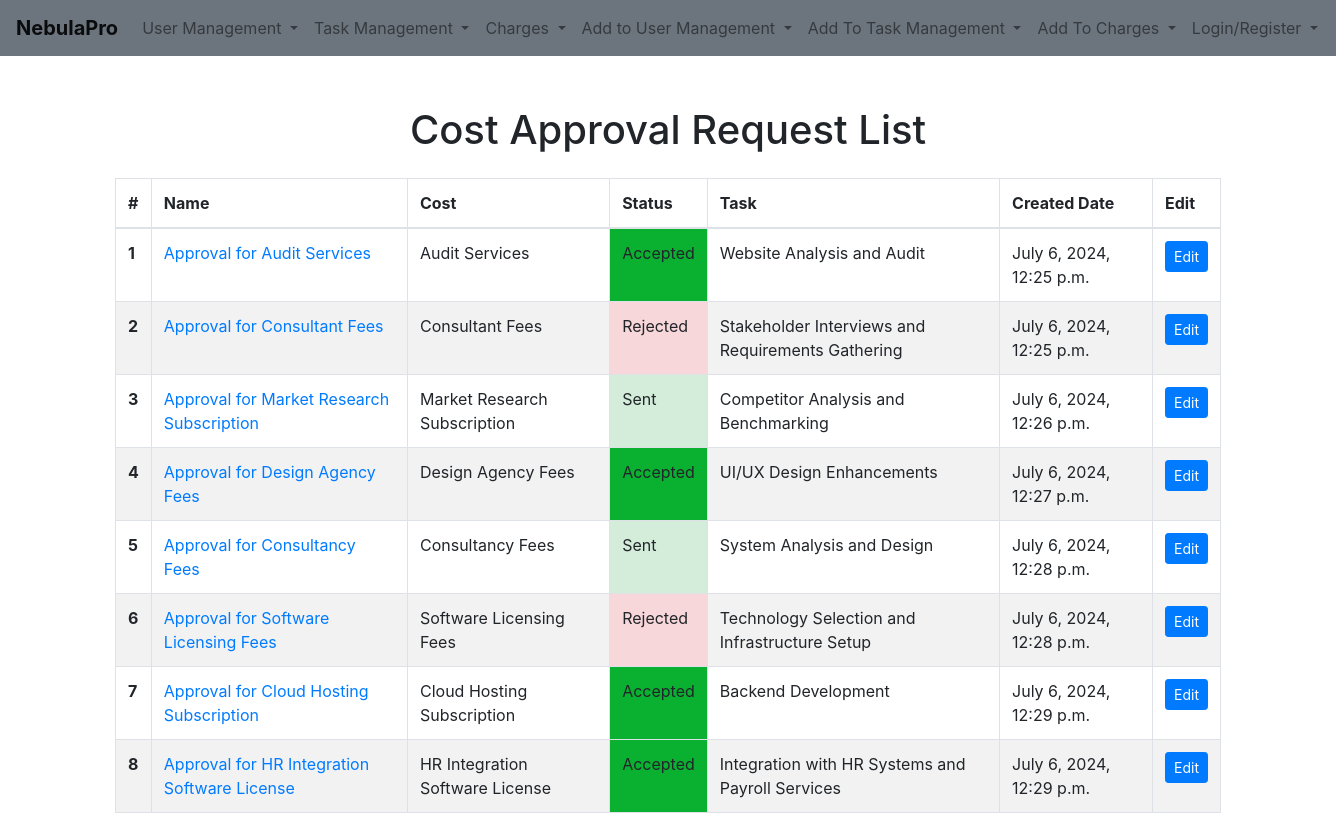
The page /cost-approval-requests/ on the database as committed earlier.
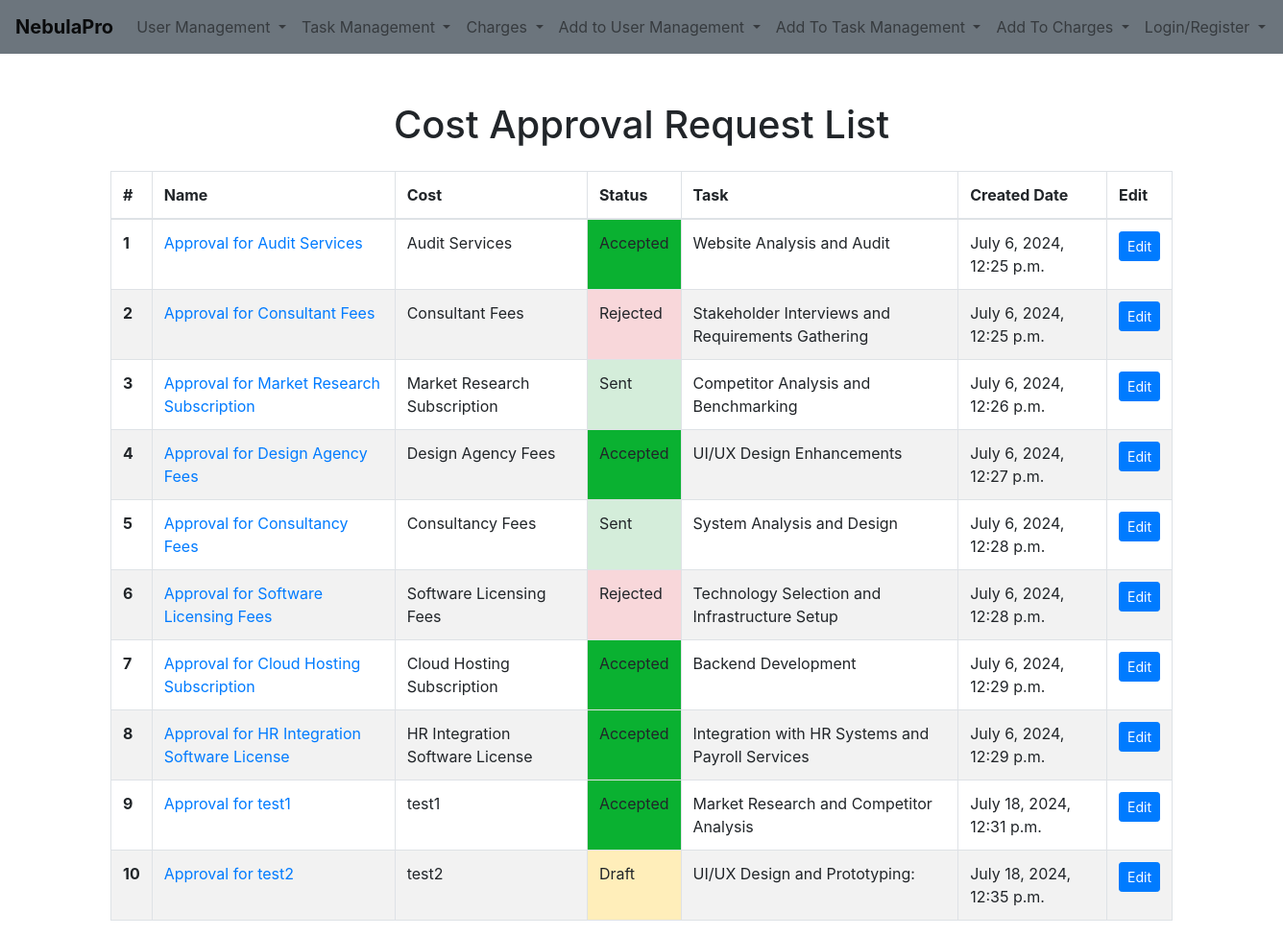
The same page on the database as committed later.
### charges/models.py (models this page shows, shortened)
class CostApprovalRequest(models.Model):
    name = models.CharField(max_length=225)
    cost = models.ForeignKey(Cost, null = False, on_delete=models.CASCADE)
    status = models.CharField(max_length=225, choices=COST_APPROVAL_REQUEST_STATUS_CHOICES, default = 'draft')
    task = models.ForeignKey(Task, null = False, on_delete=models.CASCADE)
    created_date = models.DateTimeField(auto_now_add=True)

class Cost(models.Model):
    name = models.CharField(max_length=225)
    amount = models.DecimalField(max_digits=10, decimal_places=2)
    client = models.ForeignKey(Client, null = False, on_delete=models.CASCADE)
    task = models.ForeignKey(Task, null = False, on_delete=models.CASCADE)
    description = models.TextField()
    project = models.ForeignKey(Project, null = False, on_delete=models.CASCADE)
    status = models.CharField(max_length=225, choices=COST_STATUS_CHOICES, default = 'requested')
    created_date = models.DateTimeField(auto_now_add=True)
    def __str__(self):
        return self.name

### task_management/models.py (models this page shows)
class Task(models.Model):
    title = models.CharField(max_length=225)
    project = models.ForeignKey(Project, null = True, on_delete=models.CASCADE)
    status = models.CharField(max_length=225, choices=TASK_STATUS_CHOICES, default = 'back_log')
    reporter = models.ForeignKey(User, related_name='reported_tasks', null = True, on_delete=models.SET_NULL)
    assignee = models.ForeignKey(User, related_name='assigned_tasks', null = True, on_delete=models.SET_NULL)
    created_date = models.DateTimeField(auto_now_add=True)
    deadline_date = models.DateField()
    last_modified_date = models.DateTimeField()
    last_modified_by = models.ForeignKey(User, related_name='modified_tasks', null = True, on_delete=models.SET_NULL)
    def __str__(self):
        return self.title

### charges/views.py (the view)
# urls.py: path('cost-approval-requests/', CostApprovalRequestsView.as_view(), name='cost-approval-requests-list'),
class CostApprovalRequestsView(ListView):
    model = CostApprovalRequest
    template_name = 'lists/cost_approval_requests.html'
    context_object_name = 'cost_approval_requests'

### charges/templates/lists/cost_approval_requests.html (shortened to what this page needs)
{% extends 'base.html' %}
{% load static %}
{% block extra_css %}
<link rel="stylesheet" href="{% static 'css/charges/cost_approval_requests.css' %}">
{% endblock %}
{% block content %}
    {% include 'components/cost_approval_requests_table.html' %}
{% endblock %}

### nebula_app/templates/base.html (shortened to what this page needs)
{% load static %}
<!doctype html>
<html lang="en">
  <head>
    <link rel="stylesheet" href="https://cdn.jsdelivr.net/npm/bootstrap@4.6.2/dist/css/bootstrap.min.css">
    {% block extra_css %}{% endblock %}
  </head>
  <body>
    {% include 'navbar.html' %}
    <div class="main-content">
      {% block content %}
      {% endblock %}
    </div>
  </body>
</html>

### nebula_app/templates/navbar.html (shortened to what this page needs)
<nav class="navbar navbar-expand-lg navbar-light bg-secondary">
    <a class="navbar-brand" href="{% url 'home' %}"><strong>NebulaPro</strong></a>
    <div class="collapse navbar-collapse" id="navbarSupportedContent">
      <ul class="navbar-nav mr-auto">
        <li class="nav-item dropdown">
          <a class="nav-link dropdown-toggle" href="#" role="button" data-toggle="dropdown" aria-expanded="false">
            User Management
          </a>
        </li>
        <li class="nav-item dropdown">
          <a class="nav-link dropdown-toggle" href="#" role="button" data-toggle="dropdown" aria-expanded="false">
            Task Management
          </a>
        </li>
        <li class="nav-item dropdown">
          <a class="nav-link dropdown-toggle" href="#" role="button" data-toggle="dropdown" aria-expanded="false">
            Charges
          </a>
        </li>
        <li class="nav-item dropdown">
          <a class="nav-link dropdown-toggle" href="#" role="button" data-toggle="dropdown" aria-expanded="false">
            Add to User Management
          </a>
        </li>
        <li class="nav-item dropdown">
          <a class="nav-link dropdown-toggle" href="#" role="button" data-toggle="dropdown" aria-expanded="false">
            Add To Task Management
          </a>
        </li>
        <li class="nav-item dropdown">
          <a class="nav-link dropdown-toggle" href="#" role="button" data-toggle="dropdown" aria-expanded="false">
            Add To Charges
          </a>
        </li>
      </ul>
      <ul class="navbar-nav ml-auto">
        {% if not user.is_authenticated %}
        <li class="nav-item dropdown">
          <a class="nav-link dropdown-toggle" href="#" role="button" data-toggle="dropdown" aria-expanded="false">
            Login/Register
          </a>
        </li>
        {% endif %}
      </ul>
    </div>
  </nav>

### charges/templates/components/cost_approval_requests_table.html
<div class="container table-container">
    <div class="table-responsive">
        <h1 class="text-center mb-4">Cost Approval Request List</h1>
        <table class="table table-bordered table-striped">
            <thead>
                <tr>
                    <th scope="col">#</th>
                    <th scope="col">Name</th>
                    <th scope="col">Cost</th>
                    <th scope="col">Status</th>
                    <th scope="col">Task</th>
                    <th scope="col">Created Date</th>
                    <th scope="col">Edit</th>
                </tr>
            </thead>
            <tbody>
                {% for request in cost_approval_requests %}
                <tr class="{% cycle 'table-striped-row-grey' 'table-striped-row-white' %}">
                    <th scope="row">{{ forloop.counter }}</th>
                    <td><a href="{% url 'cost-approval-request-detail' request.id %}">{{ request.name }}</a></td>
                    <td>{{ request.cost }}</td>
                    <td id="status-{{ request.status }}">{{ request.get_status_display }}</td>
                    <td>{{ request.task }}</td>
                    <td>{{ request.created_date }}</td>
                    <td><a href="{% url 'edit_cost_approval_request' request.id %}" class="btn btn-primary btn-sm">Edit</a></td>
                </tr>
                {% endfor %}
            </tbody>
        </table>
    </div>
</div>

### static/css/charges/cost_approval_requests.css (style rules this page uses)
.table th, .table td { padding: 12px; }
.table-container { display: flex; justify-content: center; align-items: flex-start; height: 100vh; margin-top: 50px; }
.table-bordered tbody tr:nth-of-type(even) { background-color: #f2f2f2; }
.table-bordered tbody tr:nth-of-type(odd) { background-color: white; }
#status-draft { background-color: #ffeeba; }
#status-sent { background-color: #d4edda; }
#status-accepted { background-color: #0ab131; }
#status-rejected { background-color: #f8d7da; }

### nebula_app/templates/base.html (style rules this page uses)
.main-content { margin: 50px 100px 0; }

Rows that differ between the two databases and show on the page:
added CostApprovalRequest: name "Approval for test1", cost "test1", status "Accepted", task "Market Research and Competitor Analysis", created_date "July 18, 2024, 12:31 p.m."
added CostApprovalRequest: name "Approval for test2", cost "test2", status "Draft", task "UI/UX Design and Prototyping:", created_date "July 18, 2024, 12:35 p.m."
